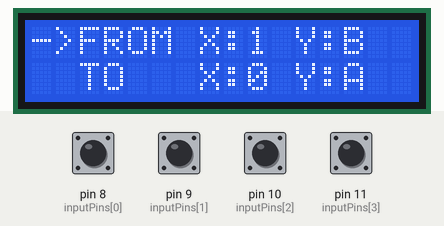
This sketch was run on a simulated Arduino Uno, built with avr-gcc and run on an emulated ATmega328P. On the bench: 16×2 character LCD. The test bench sets the inputs (shaded band); at power-on: pin 8 (inputPins[0]), pin 9 (inputPins[1]), pin 10 (inputPins[2]), pin 11 (inputPins[3]) HIGH.

Above: at 1.2 s.
1.3 s: pin 9 (inputPins[1]) pulled LOW for 0.15 s
At 2.3 s:
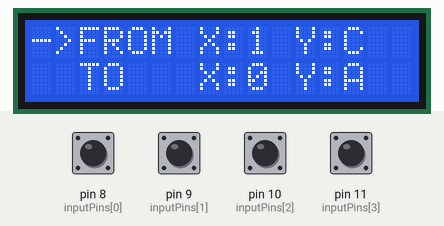
3.0 s: pin 10 (inputPins[2]) pulled LOW for 0.15 s
At 3.6 s:
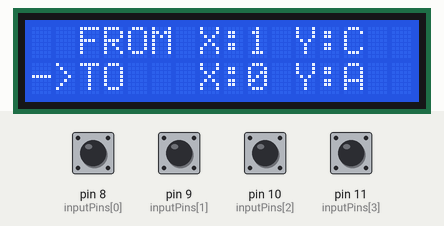
4.7 s: pin 11 (inputPins[3]) pulled LOW for 0.15 s
At 6.5 s:
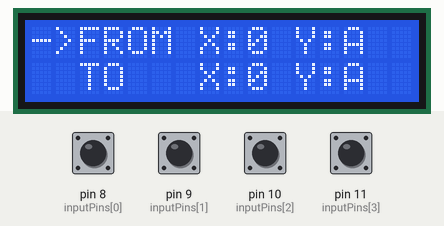
6.9 s: pin 8 (inputPins[0]) pulled LOW for 0.15 s
At 7.8 s:
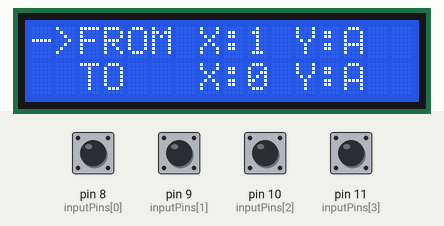
8.6 s: pin 8 (inputPins[0]) pulled LOW for 1 s
At 10.3 s:
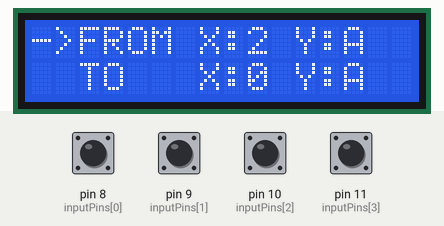
11.1 s: pin 9 (inputPins[1]) pulled LOW for 1 s
At 13.4 s:
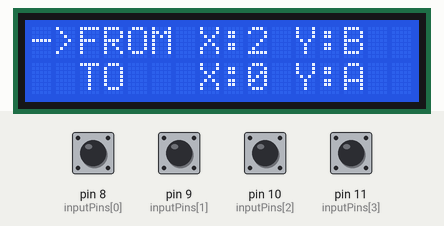
Timing chart, 0 to 14.6 s (numbered marks = the images above; inputs shaded):
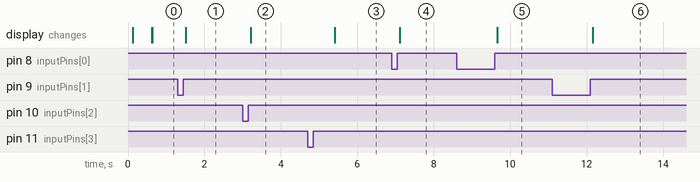

Measured:
- after the input at 1.3 s, the display: changes after 0.21 s (image 1)
- after the input at 3.0 s, the display: changes after 0.21 s (image 2)
- after the input at 4.7 s, the display: changes after 0.71 s (image 3)
- after the input at 6.9 s, the display: changes after 0.21 s (image 4)
- after the input at 8.6 s, the display: changes after 1.1 s (image 5)
- after the input at 11.1 s, the display: changes after 1.1 s (image 6)

The sketch:

Player1.ino
```cpp
/*
 * Electronic Checkers:
 *
 * Team #66
 *  Joseph Canning (jec2)
 *  Raja Patel (hpate85)
 *  Andrew Wirtz (awirtz5)
 *
 * Description (Project Abstract):
 *    Our project uses three Arduinos to run a two-player game of checkers. Two Arduinos are connected with one LCD screen and four push-buttons
 *  each to serve as player inputs. Players select a piece to move (labelled from) and a place to move it to (labelled to) on their controllers.
 *  These input controllers are slaved to the third Arduino which runs the game program, controlling an LED matrix used as the board.
 *  The I2C communication protocol is used to connect the Arduinos together. I2C permits a master Arduino to request transmissions from a number
 *  of slave devices, which allows for turns to be easily implemented in software. The input controllers run nearly identical programs that transmit
 *  move information upon hitting a send button but have different I2C addresses.
 *
 *  Additional information:
 *    - The LED matrix used is an Adafruit NeoPixel and has its DIN connected to digital pin 6 on the game Arduino
 *    - I2C communication requires all Arduinos' analog pins 5 (SDA) and 6 (SCL) to be connected together
 *    - I2C also requires that all Arduinos share a common ground
 *
 *  References used:
 *    - https://www.arduino.cc/en/Tutorial/MasterReader - Software
 *    - https://www.arduino.cc/en/reference/wire - Software
 *    - https://electronics.stackexchange.com/questions/25278/how-to-connect-multiple-i2c-interface-devices-into-a-single-pin-a4-sda-and-a5 - Hardware
 */

#include <LiquidCrystal.h>
#include <Wire.h>
LiquidCrystal lcd(6, 7, 5, 4, 3, 2);
const int numOfInputs = 4;
const int inputPins[numOfInputs] = {8, 9, 10, 11};
int inputState[numOfInputs];
int lastInputState[numOfInputs] = {LOW, LOW, LOW, LOW};
bool inputFlags[numOfInputs] = {LOW, LOW, LOW, LOW};
long lastDebounceTime[numOfInputs] = {0, 0, 0, 0};
long debounceDelay = 50;


const int boardSize = 8;
int fromXPOS = 0;
int fromYPOS = 0;
int toXPOS = 0;
int toYPOS = 0;
int inputSwitch = 0;
int endTurn = 0;
int XArray[boardSize] = {0, 1, 2, 3, 4, 5, 6, 7};
String YArray[boardSize] = {"A", "B", "C", "D", "E", "F", "G", "H"};
//String sendArray[4] = {0,0,0,0};


void setup() {
  lcd.begin(16, 2);
  //lcd.print("hello, world!");
  Wire.begin(0);
//  Wire.onReceive(receiveEvent);
  for (int i = 0; i < numOfInputs; i++) {
    pinMode(inputPins[i], INPUT);
    digitalWrite(inputPins[i], HIGH);
  }
}

//void receiveEvent(int ) {
//
//
//
//}

void requestEvent() {
  String sendArray = String(XArray[fromXPOS] + YArray[fromYPOS] + XArray[toXPOS] + YArray[toYPOS]);
  Wire.write(sendArray.c_str());

  //Wire.write(XArray[fromXPOS]);
  //Wire.write(YArray[fromYPOS]);
  //Wire.write(XArray[toXPOS]);
  //Wire.write(YArray[toYPOS]);
}


void setInputFlags() {
  for (int i = 0; i < numOfInputs; i++) {

    int reading = digitalRead(inputPins[i]);

    if (reading != lastInputState[i]) {
      lastDebounceTime[i] = millis();
    }

    if ((millis() - lastDebounceTime[i]) > debounceDelay) {

      if (reading != inputState[i]) {
        inputState[i] = reading;
        if (inputState[i] == HIGH) {
          inputFlags[i] = HIGH;
        }
      }
    }


    lastInputState[i] = reading;

  }
}


void resolveInputFlags() {

  for (int i = 0; i < numOfInputs; i++) {
    if (inputFlags[i] == HIGH) {
      inputAction(i);
      inputFlags[i] = LOW;
      printScreen();
    }
  }
}


void inputAction(int input) {

  if (input == 0) {

    if (inputSwitch == 0) {

      fromXPOS++;

      if (fromXPOS > 7) {
        fromXPOS = 0;
      }
      if (fromXPOS < 0) {
        fromXPOS = 7;
      }
    }

    else if (inputSwitch == 1) {

      toXPOS++;

      if (toXPOS > 7) {
        toXPOS = 0;
      }
      if (toXPOS < 0) {
        toXPOS = 7;
      }
    }

  }

  else if (input == 1) {

    if (inputSwitch == 0) {

      fromYPOS++;

      if (fromYPOS > 7) {
        fromYPOS = 0;
      }
      if (fromYPOS < 0) {
        fromYPOS = 7;
      }
    }

    else if (inputSwitch == 1) {

      toYPOS++;

      if (toYPOS > 7) {
        toYPOS = 0;
      }
      else if (toYPOS < 0) {
        toYPOS = 7;
      }

    }

  }

  else if (input == 2) {

    if (inputSwitch == 0) {
      inputSwitch = 1;
    }

    else if (inputSwitch == 1) {
      inputSwitch = 0;
    }

    else {
      //Computational error
      exit;
    }
  }

  else if (input == 3) {

    //if (endTurn == 0){
    //    endTurn = 1;
    //}

    Wire.begin(0);
    Wire.onRequest(requestEvent);
    delay(500);
    Wire.end();


    inputSwitch = 0;
    fromXPOS = 0;
    fromYPOS = 0;
    toXPOS = 0;
    toYPOS = 0;


    //
    //Send signals to game-board arduino regarding moves
    //Send signals to other input Arduino to set endTurn variable back to '0'
    //

    //Serial.begin(9600)


  }

}


void printScreen() {
  lcd.clear();


  if ( inputSwitch == 0) {
    lcd.setCursor(0, 0);
    lcd.print(String("->FROM X:") + String(XArray[fromXPOS]) + String(" Y:") + String(YArray[fromYPOS]));
    lcd.setCursor(0, 1);
    lcd.print(String("  TO   X:") + String(XArray[toXPOS]) + String(" Y:") + String(YArray[toYPOS]));
  }

  else if ( inputSwitch == 1) {
    lcd.setCursor(0, 0);
    lcd.print(String("  FROM X:") + String(XArray[fromXPOS]) + String(" Y:") + String(YArray[fromYPOS]));
    lcd.setCursor(0, 1);
    lcd.print(String("->TO   X:") + String(XArray[toXPOS]) + String(" Y:") + String(YArray[toYPOS]));
  }
  lcd.print(" ");

}

void loop() {
  //printScreen();

  //if( endTurn == 1){
  //  delay(200);
  //}
  //else if( endTurn == 0){
  setInputFlags();
  resolveInputFlags();
  //}
}
```
